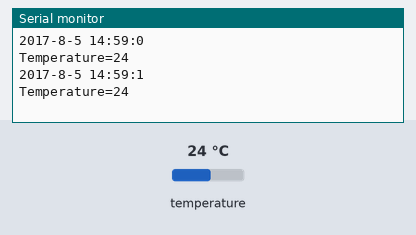
This sketch was run on a simulated Arduino Uno, built with avr-gcc and run on an emulated ATmega328P. Shown: the last lines printed to the serial monitor. The inputs (shaded band) are chosen by the test bench; at power-on: temperature 24 °C. The local clock reads 2024-03-15 10:24:30 at power-on unless the sketch sets it.

Above: at 1.8 s.
1.9 s: temperature set to 12 °C
At 2.9 s:
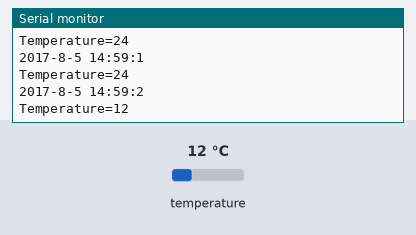
3.4 s: temperature set to 19 °C
At 4.9 s:
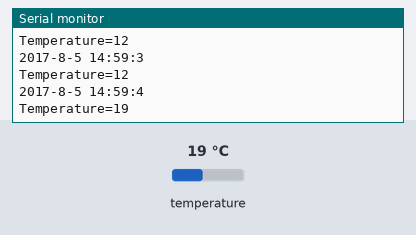
Timing chart, 0 to 6.4 s (numbered marks = the images above; inputs shaded):
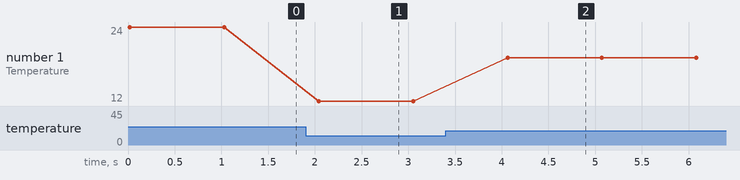

Measured:
- after the input at 1.9 s, the serial monitor: prints a new line after 0.14 s (image 1)
- after the input at 3.4 s, the serial monitor: prints a new line after 0.66 s (image 2)
- plotted number 1: 24 → 12 after the input at 1.9 s, 12 → 19 after the input at 3.4 s

The sketch:

DS3231_TEST.ino
```cpp
/*
DS3231_test.pde
Eric Ayars
4/11

Test/demo of read routines for a DS3231 RTC.

Turn on the serial monitor after loading this to check if things are
working as they should.

*/

#include <DS3231.h>
#include <Wire.h>

DS3231 Clock;
bool Century=false;
bool h12;
bool PM;
byte ADay, AHour, AMinute, ASecond, ABits;
bool ADy, A12h, Apm;

byte year, month, date, DoW, hour, minute, second;

void setup() {
	// Start the I2C interface
	Wire.begin();
 ///*
        Clock.setSecond(0);//Set the second
        Clock.setMinute(59);//Set the minute
        Clock.setHour(14);  //Set the hour
        Clock.setDoW(7);    //Set the day of the week
        Clock.setDate(5);  //Set the date of the month
        Clock.setMonth(8);  //Set the month of the year
        Clock.setYear(17);  //Set the year (Last two digits of the year)
	//*/
	// Start the serial interface
	Serial.begin(115200);
}
void ReadDS3231()
{
  int second,minute,hour,date,month,year,temperature;
  second=Clock.getSecond();
  minute=Clock.getMinute();
  hour=Clock.getHour(h12, PM);
  date=Clock.getDate();
  month=Clock.getMonth(Century);
  year=Clock.getYear();

  temperature=Clock.getTemperature();

  Serial.print("20");
  Serial.print(year,DEC);
  Serial.print('-');
  Serial.print(month,DEC);
  Serial.print('-');
  Serial.print(date,DEC);
  Serial.print(' ');
  Serial.print(hour,DEC);
  Serial.print(':');
  Serial.print(minute,DEC);
  Serial.print(':');
  Serial.print(second,DEC);
  Serial.print('\n');
  Serial.print("Temperature=");
  Serial.print(temperature);
  Serial.print('\n');
}
void loop() {ReadDS3231();delay(1000);
	// send what's going on to the serial monitor.
	// Start with the year
/*	Serial.print("2");
	if (Century) {			// Won't need this for 89 years.
		Serial.print("1");
	} else {
		Serial.print("0");
	}
	Serial.print(Clock.getYear(), DEC);
	Serial.print('-');
	// then the month
	Serial.print(Clock.getMonth(Century), DEC);
	Serial.print('-');
	// then the date
	Serial.print(Clock.getDate(), DEC);
	Serial.print(' ');*/
	// and the day of the week
	/*Serial.print(Clock.getDoW(), DEC);
	Serial.print(' ');*/
	// Finally the hour, minute, and second
	/*Serial.print(Clock.getHour(h12, PM), DEC);
	Serial.print(':');
	Serial.print(Clock.getMinute(), DEC);
	Serial.print(':');
	Serial.print(Clock.getSecond(), DEC);
	// Add AM/PM indicator
	if (h12) {
		if (PM) {
			Serial.print(" PM ");
		} else {
			Serial.print(" AM ");
		}
	} else {
		Serial.print(" 24h ");
	}
	// Display the temperature
	Serial.print("T=");
	Serial.print(Clock.getTemperature(), 2);
	// Tell whether the time is (likely to be) valid
	if (Clock.oscillatorCheck()) {
		Serial.print(" O+");
	} else {
		Serial.print(" O-");
	}*/
	// Indicate whether an alarm went off
	/*if (Clock.checkIfAlarm(1)) {
		Serial.print(" A1!");
	}
	if (Clock.checkIfAlarm(2)) {
		Serial.print(" A2!");
	}*/
	// New line on display
	//Serial.print('\n');
       // delay(1000);
	// Display Alarm 1 information
/*	Serial.print("Alarm 1: ");
	Clock.getA1Time(ADay, AHour, AMinute, ASecond, ABits, ADy, A12h, Apm);
	Serial.print(ADay, DEC);
	if (ADy) {
		Serial.print(" DoW");
	} else {
		Serial.print(" Date");
	}
	Serial.print(' ');
	Serial.print(AHour, DEC);
	Serial.print(' ');
	Serial.print(AMinute, DEC);
	Serial.print(' ');
	Serial.print(ASecond, DEC);
	Serial.print(' ');
	if (A12h) {
		if (Apm) {
			Serial.print('pm ');
		} else {
			Serial.print('am ');
		}
	}
	if (Clock.checkAlarmEnabled(1)) {
		Serial.print("enabled");
	}
	Serial.print('\n');
	// Display Alarm 2 information
	Serial.print("Alarm 2: ");
	Clock.getA2Time(ADay, AHour, AMinute, ABits, ADy, A12h, Apm);
	Serial.print(ADay, DEC);
	if (ADy) {
		Serial.print(" DoW");
	} else {
		Serial.print(" Date");
	}
	Serial.print(' ');
	Serial.print(AHour, DEC);
	Serial.print(' ');
	Serial.print(AMinute, DEC);
	Serial.print(' ');
	if (A12h) {
		if (Apm) {
			Serial.print('pm');
		} else {
			Serial.print('am');
		}
	}
	if (Clock.checkAlarmEnabled(2)) {
		Serial.print("enabled");
	}*/
	/* display alarm bits
	Serial.print('\n');
	Serial.print('Alarm bits: ');
	Serial.print(ABits, DEC);
	*/
/*
	Serial.print('\n');
	Serial.print('\n');
	delay(1000);

	// Display the time once more as a test of the getTime() function
	Clock.getTime(year, month, date, DoW, hour, minute, second);

        Serial.print(year, DEC);
        Serial.print("/");
	Serial.print(month, DEC);
        Serial.print("/");
	Serial.print(date, DEC);
        Serial.print("day of the week :");
	Serial.println(DoW, DEC);
	Serial.print(hour, DEC);
        Serial.print(":");
	Serial.print(minute, DEC);
        Serial.print(":");
	Serial.println(second, DEC);*/
}
```
